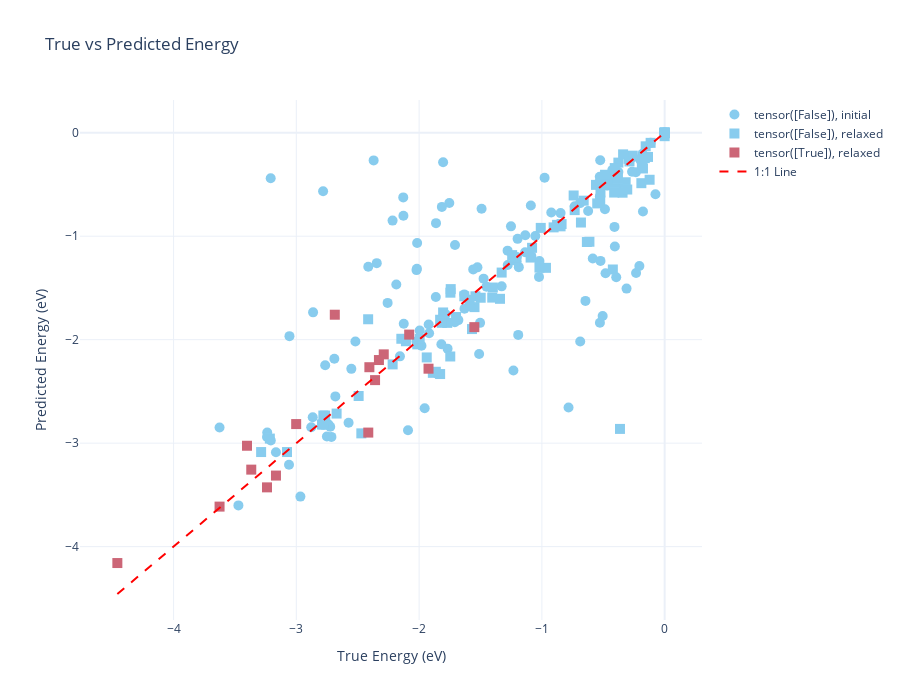

The code cell stored with this chart in its notebook:
### Code cell
# Color palette
color_map = px.colors.qualitative.Safe

fig = go.Figure()

unique_dissociations = df_test_set["Dissociation"].unique()
unique_states = df_test_set["State"].unique()

for i, diss in enumerate(unique_dissociations):
    for j, state in enumerate(unique_states):
        subset = df_test_set[(df_test_set["Dissociation"] == diss) & (df_test_set["State"] == state)]
        if not subset.empty:
            fig.add_trace(go.Scatter(
                x=subset['True_eV'],
                y=subset['Prediction_eV'],
                mode='markers',
                name=f"{diss}, {state}",
                marker=dict(
                    size=10,
                    color=color_map[i % len(color_map)],
                    symbol=j
                ),
                # Include extra hover fields
                hovertemplate=
                    "<b>Molecule Group:</b> %{customdata[2]}<br>" +
                    "<b>Molecule:</b> %{customdata[3]}<br>" +
                    "<b>State:</b> %{customdata[1]}<br>" +
                    "<b>Dissociation:</b> %{customdata[0]}<br>" +
                    "<b>True Energy:</b> %{x:.3f} eV<br>" +
                    "<b>Predicted:</b> %{y:.3f} eV<br>" +
                    "<extra></extra>",
                customdata=subset[['Dissociation', 'State', 'Molecule Group', 'Molecule']]
            ))

# 1:1 Line
fig.add_trace(go.Scatter(
    x=[df_test_set['True_eV'].min(), df_test_set['True_eV'].max()],
    y=[df_test_set['True_eV'].min(), df_test_set['True_eV'].max()],
    mode='lines',
    name='1:1 Line',
    line=dict(dash='dash', color='red')
))

# Layout
fig.update_layout(
    title='True vs Predicted Energy',
    xaxis_title='True Energy (eV)',
    yaxis_title='Predicted Energy (eV)',
    width=900,
    height=700,
    template='plotly_white'
)

fig.show()

### Figure 1 — Plotly figure (JSON) as saved in the notebook; plotly's stock layout.template omitted (floating-point values rounded to 4 significant figures; data arrays with more than 128 entries replaced by an {"elided": "..."} marker saying what was removed)
{"data": [{"customdata": {"elided": "129x4 str values"}, "hovertemplate": "<b>Molecule Group:</b> %{customdata[2]}<br><b>Molecule:</b> %{customdata[3]}<br><b>State:</b> %{customdata[1]}<br><b>Dissociation:</b> %{customdata[0]}<br><b>True Energy:</b> %{x:.3f} eV<br><b>Predicted:</b> %{y:.3f} eV<br><extra></extra>", "marker": {"color": "rgb(136, 204, 238)", "size": 10, "symbol": 0}, "mode": "markers", "name": "tensor([False]), initial", "type": "scatter", "x": {"elided": "129 float values"}, "y": {"elided": "129 float values"}}, {"customdata": {"elided": "97x4 str values"}, "hovertemplate": "<b>Molecule Group:</b> %{customdata[2]}<br><b>Molecule:</b> %{customdata[3]}<br><b>State:</b> %{customdata[1]}<br><b>Dissociation:</b> %{customdata[0]}<br><b>True Energy:</b> %{x:.3f} eV<br><b>Predicted:</b> %{y:.3f} eV<br><extra></extra>", "marker": {"color": "rgb(136, 204, 238)", "size": 10, "symbol": 1}, "mode": "markers", "name": "tensor([False]), relaxed", "type": "scatter", "x": [-2.216, -1.009, -2.108, -1.938, 0.0, -0.3175, -1.549, -1.746, -1.541, -0.4344, -0.1897, -2.471, -0.2946, -2.002, -1.404, -1.4, -2.672, -0.7412, -0.6818, 0.0, -0.7329, -1.341, -2.781, -0.26, -1.092, -0.4045, -0.9668, -0.3428, -2.015, -1.805, -0.3769, -1.888, -3.287, -0.1857, -1.632, -1.995, -0.3385, -0.1766, 0.0, -1.569, -1.589, -1.222, -1.829, -1.217, -3.216, -2.145, -1.498, 0.0, -0.8395, -0.2864, -0.5273, 0.0, -1.02, -0.8764, -2.765, -1.829, -0.5247, -2.791, -0.4112, -0.4891, -0.3803, -0.9043, -0.6594, -0.364, -1.08, -3.076, -0.422, -1.771, -0.5491, -0.5592, -1.745, -1.328, 0.0, -2.78, -0.6336, -2.493, -0.1225, -0.4855, -0.1816, -2.415, -0.8478, -1.815, -1.864, -0.1545, -0.1354, -0.1143, -0.6127, -0.1617, -1.242, 0.0, -0.4065, -2.766, -1.742, 0.0, -0.3046, -1.699, -0.5227], "y": [-2.239, -0.9198, -2.015, -2.172, -0.0008997, -0.4787, -1.686, -2.163, -1.581, -0.4377, -0.4878, -2.905, -0.2523, -2.026, -1.594, -1.496, -2.714, -0.6065, -0.8679, -6.626e-05, -0.748, -1.605, -2.82, -0.2218, -1.207, -0.5443, -1.306, -0.5797, -2.045, -1.737, -0.2889, -2.321, -3.086, -0.2993, -1.581, -1.991, -0.2092, -0.3457, -0.00667, -1.898, -1.615, -1.23, -1.808, -1.21, -2.956, -1.991, -1.595, 0.003078, -0.8826, -0.2779, -0.4968, -0.001451, -1.304, -0.8905, -2.768, -2.332, -0.6567, -2.82, -0.5784, -0.4715, -0.4419, -0.9148, -0.6567, -2.862, -1.112, -3.086, -1.322, -1.838, -0.6832, -0.5041, -1.546, -1.352, -0.03355, -2.734, -1.056, -2.544, -0.4546, -0.4063, -0.2563, -1.803, -0.9048, -1.837, -2.31, -0.1314, -0.2341, -0.09797, -1.054, -0.2455, -1.183, 0.0007056, -0.3417, -2.734, -1.511, -0.001767, -0.5489, -1.781, -0.5777]}, {"customdata": [["tensor([True])", "relaxed", "carbonates_carboxylic-acids_esters", "Acetic-acid"], ["tensor([True])", "relaxed", "thiols_thials_thioketones_thioethers", "Propane-2-thione"], ["tensor([True])", "relaxed", "amidines", "Acetimidamide"], ["tensor([True])", "relaxed", "carbonates_carboxylic-acids_esters", "Carbonic-acid"], ["tensor([True])", "relaxed", "alkanes_alkenes_alkynes", "Propylene"], ["tensor([True])", "relaxed", "carbamate-esters", "Carbamic-acid"], ["tensor([True])", "relaxed", "thiols_thials_thioketones_thioethers", "Ethanethiol"], ["tensor([True])", "relaxed", "amides", "Formamide"], ["tensor([True])", "relaxed", "thiols_thials_thioketones_thioethers", "Propane-2-thiol"], ["tensor([True])", "relaxed", "oximes", "Formaldoxime"], ["tensor([True])", "relaxed", "imines", "N-methylmethanimine"], ["tensor([True])", "relaxed", "alcohols_aldehydes_ketones_ethers", "Ethanol"], ["tensor([True])", "relaxed", "carbonates_carboxylic-acids_esters", "Carbonic-acid"], ["tensor([True])", "relaxed", "carbonates_carboxylic-acids_esters", "Acetic-acid"], ["tensor([True])", "relaxed", "alkanes_alkenes_alkynes", "Propane"], ["tensor([True])", "relaxed", "thiols_thials_thioketones_thioethers", "Methanethiol"]], "hovertemplate": "<b>Molecule Group:</b> %{customdata[2]}<br><b>Molecule:</b> %{customdata[3]}<br><b>State:</b> %{customdata[1]}<br><b>Dissociation:</b> %{customdata[0]}<br><b>True Energy:</b> %{x:.3f} eV<br><b>Predicted:</b> %{y:.3f} eV<br><extra></extra>", "marker": {"color": "rgb(204, 102, 119)", "size": 10, "symbol": 1}, "mode": "markers", "name": "tensor([True]), relaxed", "type": "scatter", "x": [-3.402, -3.239, -4.458, -2.081, -1.55, -3.367, -2.327, -3.625, -2.359, -3.166, -2.687, -3.001, -1.923, -2.405, -2.414, -2.288], "y": [-3.025, -3.427, -4.159, -1.951, -1.879, -3.256, -2.197, -3.613, -2.391, -3.313, -1.759, -2.816, -2.28, -2.266, -2.898, -2.142]}, {"line": {"color": "red", "dash": "dash"}, "mode": "lines", "name": "1:1 Line", "type": "scatter", "x": [-4.458, 0], "y": [-4.458, 0]}], "layout": {"height": 700, "title": {"text": "True vs Predicted Energy"}, "width": 900, "xaxis": {"title": {"text": "True Energy (eV)"}}, "yaxis": {"title": {"text": "Predicted Energy (eV)"}}}}
